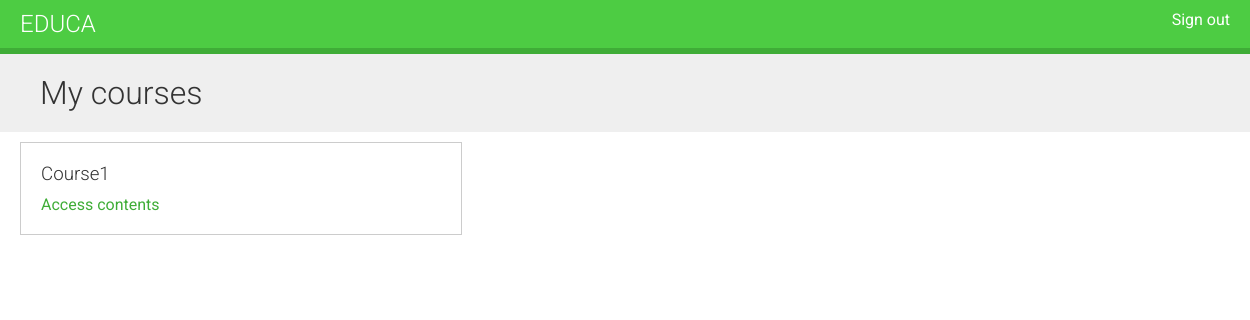
The app's page /students/courses/ (signed in), older data.
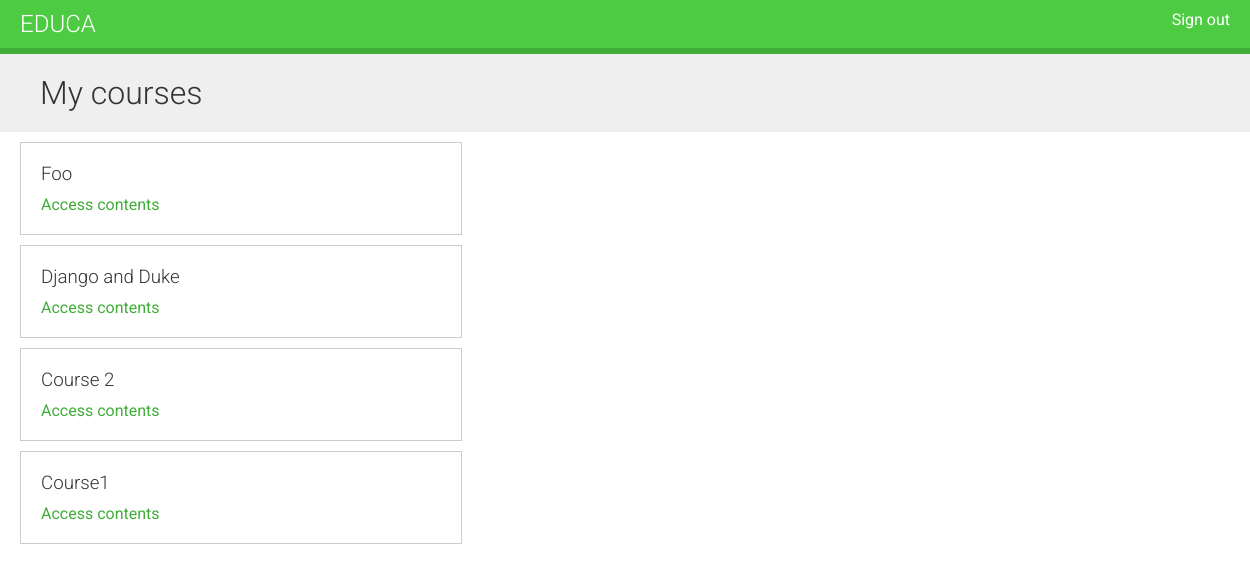
The same page, newer data.
### courses/models.py (models this page shows, shortened)
class Course(models.Model):
	owner = models.ForeignKey(User, related_name='courses_created', on_delete=models.CASCADE)
	subject = models.ForeignKey(Subject, related_name='courses', on_delete=models.CASCADE)
	title = models.CharField(max_length=200)
	slug = models.SlugField(max_length=200, unique=True)
	overview = models.TextField()
	created = models.DateTimeField(auto_now_add=True)
	students = models.ManyToManyField(User, related_name='courses_joined', blank=True)
	class Meta:
		ordering = ['-created']

### students/views.py (the view)
# urls.py: path('courses/', views.StudentCourseListView.as_view(), name='student_course_list'),
class StudentCourseListView(OwnerMixin, LoginRequiredMixin, ListView):
	model = Course
	template_name = 'students/course/list.html'

### students/views.py (called while the page is built)
	def get_queryset(self):
		qs = super().get_queryset()
		return qs.filter(students__in=[self.request.user])

### templates/students/course/list.html (shortened to what this page needs)
{% extends "base.html" %}
{% block content %}
    <h1>My courses</h1>
    <div class="module">
        {% for course in object_list %}
            <div class="course-info">
                <h3>{{ course.title }}</h3>
                <p><a href="{% url "student_course_detail" course.id %}">
                    Access contents</a></p>
            </div>
        {% empty %}
            <p>
                You are not enrolled in any courses yet.
                <a href="{% url "course_list" %}">Browse courses</a>
                to enroll in a course.
            </p>
        {% endfor %}
    </div>
{% endblock %}

Row changes from the older to the newer data that the page shows:
added Course: title "Foo"
now on this page (row unchanged): Course: title "Django and Duke"
now on this page (row unchanged): Course: title "Course 2"
